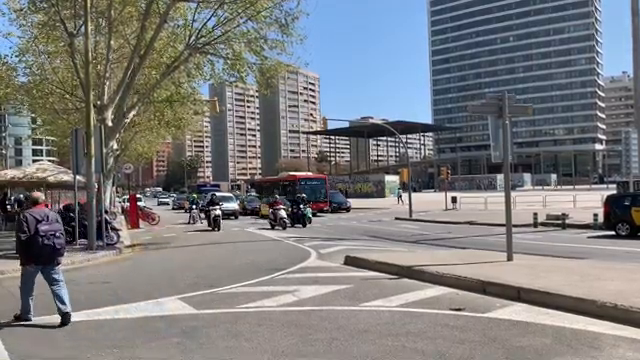
#> input picture frame 30 of Computer_Vision/Traffic_Object_Detection/road_trafifc.mp4, 640 x 360 px, given in place of vtest.avi, which was not available
$ python basic_motion_detection_opencv.py
#> lines starting #> are read from the running program, lines starting #| are printed output that depends on the picture; after the words box and inside, x2 and y2 are one past the last pixel; in counts of white or black regions, pixels touching at a corner belong together; pictures that were not available may be replaced by others from this repository, and a replacement may not be noted
"""
File: basic_motion_detection_opencv
Name;Yu-Ju Fang
This File was adapted from ProgrammingKnowledge's File
"""
import cv2
import numpy as np

cap = cv2.VideoCapture('vtest.avi')

ret, frame1 = cap.read()
#> frame1 is the input picture: shape (360, 640, 3); mean B, G, R 125, 123.7, 123.3
ret, frame2 = cap.read()
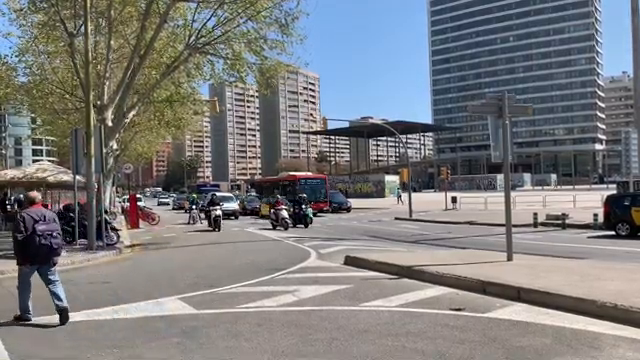
#> input picture frame 31 of Computer_Vision/Traffic_Object_Detection/road_trafifc.mp4, 640 x 360 px, given in place of vtest.avi, which was not available
#> frame2 is the input picture: shape (360, 640, 3); mean B, G, R 124.9, 123.6, 123.2

while cap.isOpened():
    diff = cv2.absdiff(frame1, frame2)
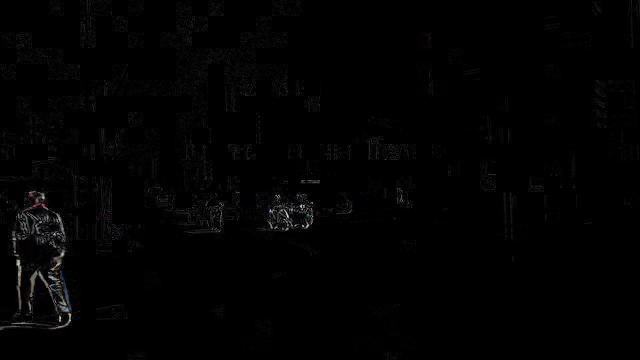
#> diff: shape (360, 640, 3); mean B, G, R 2.3, 2.2, 2.3
    gray = cv2.cvtColor(diff, cv2.COLOR_BGR2GRAY)
    # blur = cv2.GaussianBlur(gray, (5, 5), 0)
    _, thresh = cv2.threshold(gray, 20, 255, cv2.THRESH_BINARY)
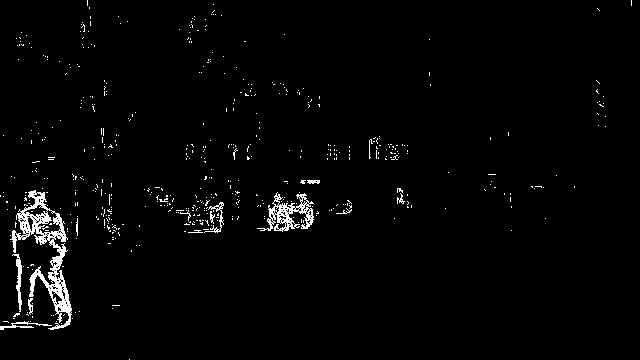
#> thresh: shape (360, 640); 2.2% white in thin lines or dots
    dilated = cv2.dilate(thresh, None, iterations=3)
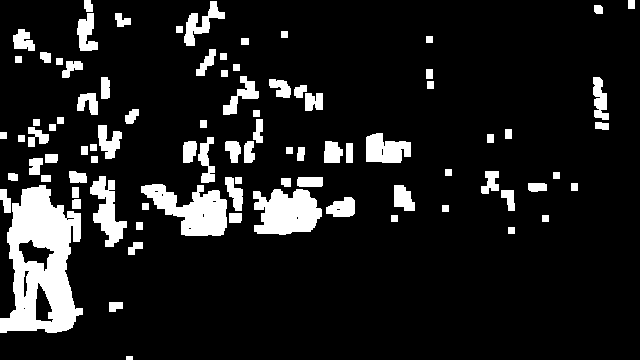
#> dilated: shape (360, 640); 11.9% white; 88 white regions
    contours, _ = cv2.findContours(dilated, cv2.RETR_TREE, cv2.CHAIN_APPROX_SIMPLE)
#> contours = 101 contours, 11 with area under 20; largest, box (x1, y1, x2, y2) and area: (0, 185, 83, 333) 8120, (141, 184, 227, 236) 2378, (253, 189, 322, 235) 2258, (90, 176, 127, 247) 1116, (366, 133, 411, 163) 920

    for contour in contours:
        (x, y, w,  h) = cv2.boundingRect(contour)
        if cv2.contourArea(contour) < 1200:
            continue
        cv2.rectangle(frame1, (x, y), (x+w, y+h), (0, 255, 0), 2)
        cv2.putText(frame1, "Status: {}".format('Detect People Moving!'), (10,30), cv2.FONT_HERSHEY_SIMPLEX, 1, (0, 0, 255), 3)
#> this loop made 101 passes
#> (x, y, w, h) on passes 2, 3, 8, 11, 12, 13, 14, 15, 16, 17, 19, 20: (109, 302, 14, 10), (128, 242, 15, 13), (229, 213, 13, 10), (72, 199, 9, 10), (326, 197, 29, 20), (336, 208, 5, 3), (501, 190, 14, 21), (253, 189, 69, 46), (296, 216, 3, 4), (0, 189, 11, 24), (394, 185, 21, 26), (0, 185, 83, 148)
#> (contour, x, y, w, h) on passes 1, 4, 5, 6, 7, 9: ([[126, 356], [126, 359], [132, 359], [132, 356]], 126, 356, 7, 4), ([[508, 227], [508, 233], [514, 233], [514, 227]], 508, 227, 7, 7), ([[136, 222], [136, 229], [142, 229], [142, 222]], 136, 222, 7, 8), ([[542, 215], [542, 221], [548, 221], [548, 215]], 542, 215, 7, 7), ([[391, 215], [391, 221], [397, 221], [397, 215]], 391, 215, 7, 7), ([[442, 205], [442, 211], [448, 211], [448, 205]], 442, 205, 7, 7)
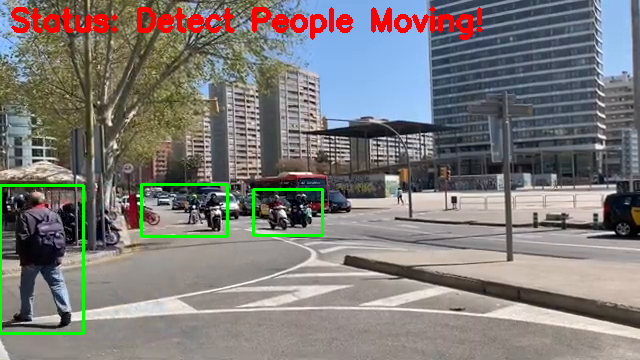
#> frame1: shape (360, 640, 3); 3.5% of pixels changed, all inside (x1, y1, x2, y2) = (0, 6, 483, 335)

    cv2.imshow('Basic Motion Detection', frame1)
    frame1 = frame2
    ret, frame2 = cap.read()
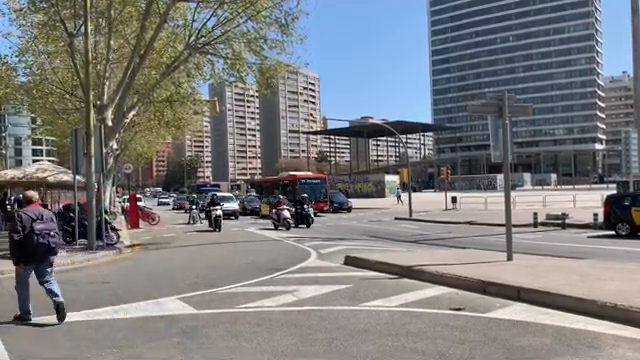
#> input picture frame 32 of Computer_Vision/Traffic_Object_Detection/road_trafifc.mp4, 640 x 360 px, given in place of vtest.avi, which was not available
#> frame2 is the input picture: shape (360, 640, 3); mean B, G, R 125, 123.7, 123.3

    if cv2.waitKey(1) == 27:
#> (key Esc is pressed here)
        break

cv2.destroyAllWindows()
cap.release()

$ run again, starting later in the video
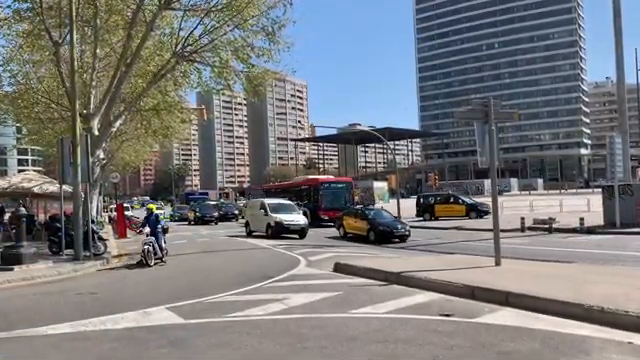
#> input picture frame 135 of Computer_Vision/Traffic_Object_Detection/road_trafifc.mp4, 640 x 360 px, given in place of vtest.avi, which was not available
#> frame1 is the input picture: shape (360, 640, 3); mean B, G, R 123.7, 122.1, 121.2
#> `_, thresh = cv2.threshold(gray, 20, 255, cv2.THRESH_BINARY)`:
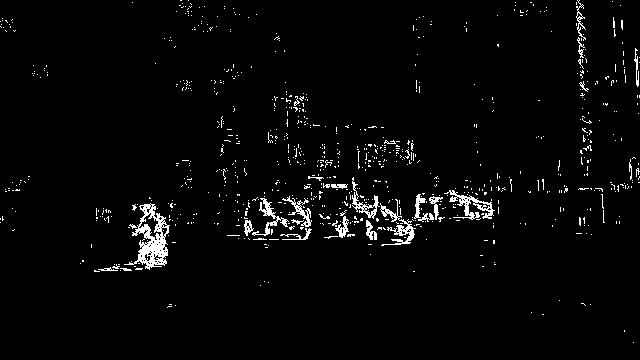
#> thresh: shape (360, 640); 2.9% white in thin lines or dots
#> dilated: shape (360, 640); 17.3% white; 111 white regions
#> contours = 130 contours, 11 with area under 20; largest, box (x1, y1, x2, y2) and area: (224, 140, 515, 251) 13436, (91, 194, 184, 275) 3364, (265, 88, 329, 168) 2093, (354, 134, 423, 174) 1744, (573, 0, 601, 103) 1383
#> the loop `for contour in contours:` made 130 passes
#> (x, y, w, h) on passes 5, 6, 8, 11, 12, 16, 18, 19: (164, 301, 15, 10), (578, 300, 16, 9), (257, 278, 15, 11), (491, 259, 8, 9), (77, 257, 10, 10), (481, 237, 17, 10), (573, 230, 22, 8), (9, 226, 9, 8)
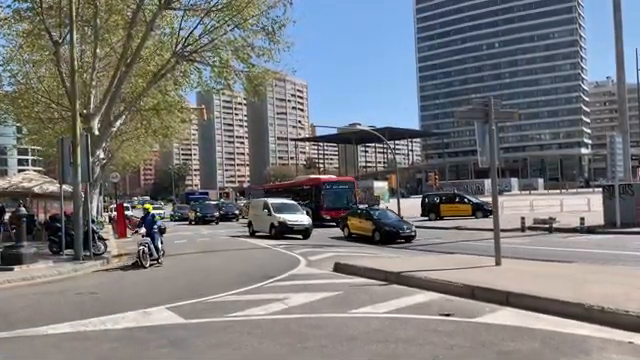
#> input picture frame 137 of Computer_Vision/Traffic_Object_Detection/road_trafifc.mp4, 640 x 360 px, given in place of vtest.avi, which was not available
#> frame2 is the input picture: shape (360, 640, 3); mean B, G, R 123.7, 122.1, 121.2

$ run again, starting later in the video
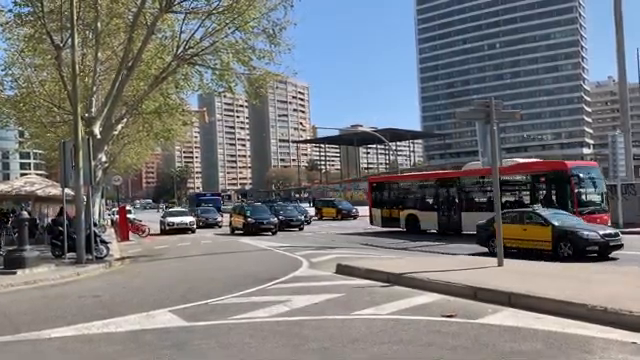
#> input picture frame 240 of Computer_Vision/Traffic_Object_Detection/road_trafifc.mp4, 640 x 360 px, given in place of vtest.avi, which was not available
#> frame1 is the input picture: shape (360, 640, 3); mean B, G, R 120.7, 119.2, 118.8
#> `_, thresh = cv2.threshold(gray, 20, 255, cv2.THRESH_BINARY)`:
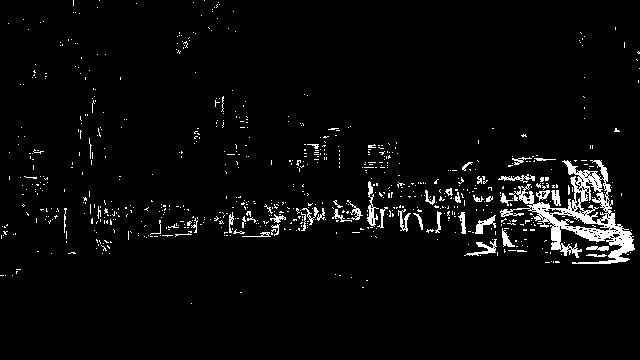
#> thresh: shape (360, 640); 3.7% white; 761 white regions (713 under 20 px), largest, box (x1, y1, x2, y2) and area: (500, 160, 635, 264) 3705, (367, 181, 379, 227) 196, (464, 239, 497, 256) 174
#> dilated: shape (360, 640); 18.2% white; 100 white regions
#> contours = 132 contours, 19 with area under 20; largest, box (x1, y1, x2, y2) and area: (125, 139, 638, 267) 26886, (80, 188, 137, 257) 1684, (286, 125, 343, 175) 1124, (17, 146, 51, 198) 852, (37, 205, 70, 246) 660
#> the loop `for contour in contours:` made 132 passes
#> (x, y, w, h) on passes 3, 5, 6, 8, 12, 14, 15, 16: (359, 277, 12, 14), (332, 271, 12, 8), (0, 266, 24, 13), (65, 249, 14, 8), (0, 221, 19, 21), (37, 205, 33, 41), (50, 211, 4, 3), (19, 201, 13, 18)
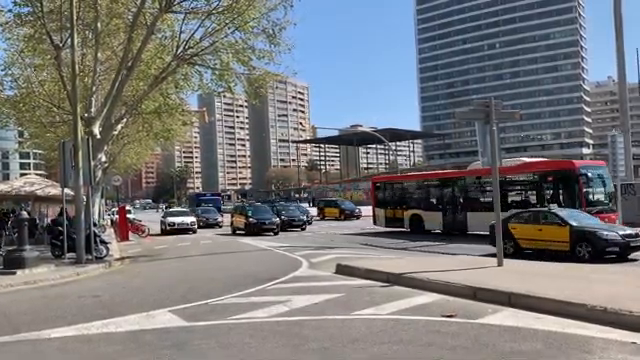
#> input picture frame 242 of Computer_Vision/Traffic_Object_Detection/road_trafifc.mp4, 640 x 360 px, given in place of vtest.avi, which was not available
#> frame2 is the input picture: shape (360, 640, 3); mean B, G, R 120.5, 119, 118.5
